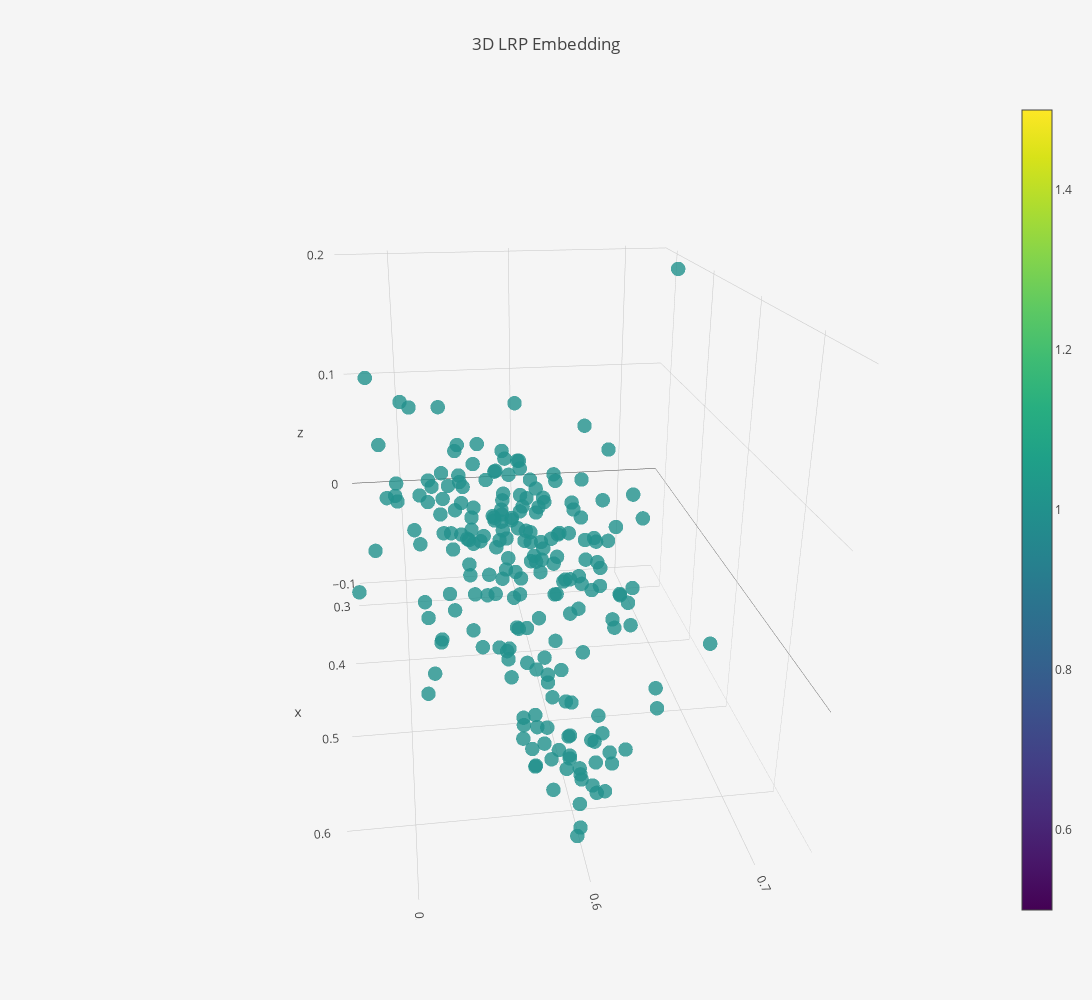

Source (notebook cell):
### Code cell
# pipeline.reducer_pipeline[0].n_neighbors
embedding_pipeline = Pipeline([
    ("reducer", umap.UMAP(random_state=42,
                    n_components = 3,
                    n_neighbors=97,
                    min_dist=0)),
   ("scaler", MinMaxScaler())
])

_, cluster_labels = pipeline.get_validation_clusters()
val_lrp = pipeline.val_set_lrp

embedding_pipeline.fit(pipeline.training_lrp)
val_3d_embedding = embedding_pipeline.transform(val_lrp)
val_3d_embedding = val_3d_embedding[cluster_labels > -1]

val_emb3d = go.Scatter3d(
    x=val_3d_embedding[:,0],
    y=val_3d_embedding[:,1],
    z=val_3d_embedding[:,2],
    name="Validation",
    mode="markers",
    marker=dict(
        size=5,
        color=cluster_labels[cluster_labels > -1],
        colorscale='Viridis',
        opacity=0.8,
        showscale=True
    ),
    text = cluster_labels[cluster_labels > -1]
)

layout = go.Layout(
    title="3D LRP Embedding",
    autosize=False,
    width=1200,
    height=1000,
    paper_bgcolor='#F5F5F5',
#     template="plotly"
)


data=[val_emb3d]

fig = go.Figure(data=data, layout=layout)
# fig.update_layout(template="plotly")  /

iplot(fig, filename='lrp-3d-scatter.html')

### Figure 1 — Plotly figure (JSON) as saved in the notebook; plotly's stock layout.template omitted (floating-point values rounded to 4 significant figures; data arrays with more than 128 entries replaced by an {"elided": "..."} marker saying what was removed)
{"data": [{"marker": {"color": {"elided": "213 int values"}, "colorscale": "Viridis", "opacity": 0.8, "showscale": true, "size": 5}, "mode": "markers", "name": "Validation", "text": {"elided": "213 int values"}, "type": "scatter3d", "uid": "015480a3-3a7c-457b-82af-f8b9a45e5190", "x": {"elided": "213 float values"}, "y": {"elided": "213 float values"}, "z": {"elided": "213 float values"}}], "layout": {"autosize": false, "height": 1000, "paper_bgcolor": "#F5F5F5", "scene": {"aspectmode": "auto", "aspectratio": {"x": 1.229, "y": 0.8575, "z": 0.9488}, "camera": {"center": {"x": 0, "y": 0, "z": 0}, "eye": {"x": 1.978, "y": -0.2769, "z": 0.8368}, "projection": {"type": "perspective"}, "up": {"x": 0, "y": 0, "z": 1}}}, "title": {"text": "3D LRP Embedding"}, "width": 1200}}
